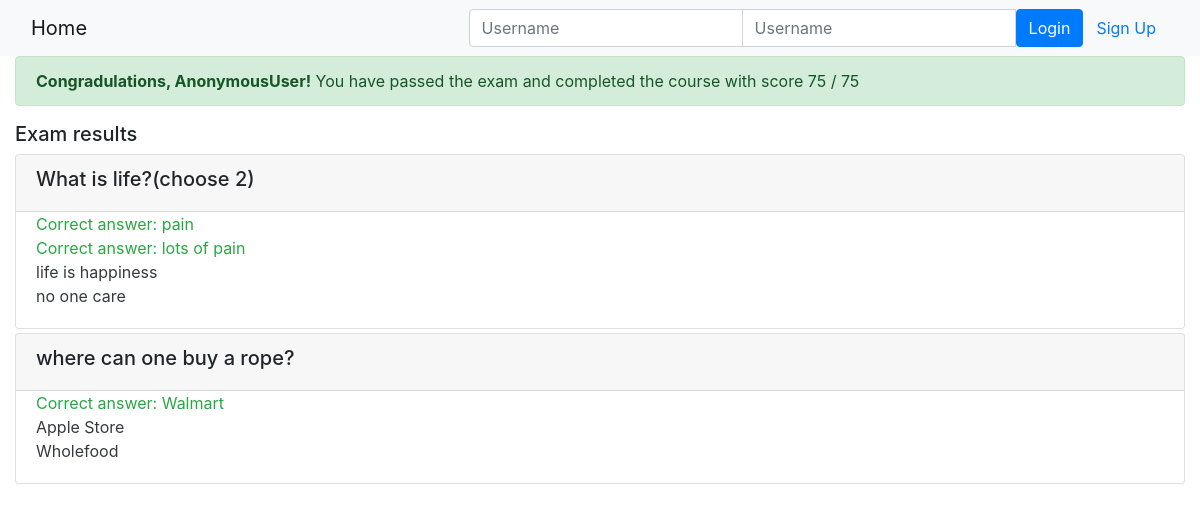
Page /onlinecourse/course/1/submission/1/result/ on the committed database.
### onlinecourse/models.py (models this page shows, shortened)
class Question(models.Model):
    course = models.ForeignKey(Course,on_delete = models.CASCADE)
    question_text = models.TextField()
    grade = models.IntegerField()

class Choice(models.Model):
    question_id = models.ForeignKey(Question, on_delete=models.CASCADE)
    choice_text = models.TextField()
    is_correct = models.BooleanField(default = False)

### onlinecourse/views.py (the view)
# urls.py: path('course/<int:course_id>/submission/<int:submission_id>/result/', views.show_exam_result, name='show_exam_result'),
def show_exam_result(request, course_id, submission_id):
    course = get_object_or_404(Course, pk = course_id)
    submission = get_object_or_404(Submission,pk = submission_id)
    questions = course.question_set.all()
    score = 0
    for question in questions:
        score += question.grade
    selected_ids = []
    for choice in submission.choices.all():
        selected_ids.append(choice.id)
        if(not choice.is_correct):
            score -= 25
    context = {
        'course': course,
        'selected_ids': selected_ids,
        'score': score,
    }
    return render(request,'onlinecourse/exam_result_bootstrap.html', context)

### onlinecourse/templates/onlinecourse/exam_result_bootstrap.html (shortened to what this page needs)
<!DOCTYPE html>
<html lang="en">
<head>
    {% load static %}
    <link rel="stylesheet" href="https://maxcdn.bootstrapcdn.com/bootstrap/4.5.2/css/bootstrap.min.css">
</head>
<body>
 <nav class="navbar navbar-light bg-light">
    <div class="container-fluid">
        <div class="navbar-header">
              <a class="navbar-brand" href="{% url 'onlinecourse:index' %}">Home</a>
        </div>
        <ul class="nav navbar-nav navbar-right">
            {% if user.is_authenticated %}
            <li>
                <a class="btn btn-link" href="#">{{ user.first_name }}({{ user.username }})</a>
                <a class="btn btn-link" href="{% url 'onlinecourse:logout' %}">Logout</a>
            </li>
            {% else %}
            <li>
                <form class="form-inline" action="{% url 'onlinecourse:login' %}" method="post">
                    <div class="input-group">
                        <input type="text" class="form-control" placeholder="Username" name="username" >
                        <input type="password" class="form-control" placeholder="Username" name="psw" >
                        <button class="btn btn-primary" type="submit">Login</button>
                        <a class="btn btn-link" href="{% url 'onlinecourse:registration' %}">Sign Up</a>
                    </div>
                </form>
            </li>
            {% endif %}
        </ul>
    </div>
</nav>
<div class="container-fluid">
    {% if grade < 75 is not True %}
    <div class="alert alert-success">
       <strong> Congradulations, {{ user }}!</strong> You have passed the exam and completed the course with score
       {{ score }} /  75
    </div>
    {% else %}
    <div class="alert alert-danger">
        <strong>Failed</strong> Sorry, {{ user }}! You have failed exam with score {{ score }} / 100
    </div>
    <a class="btn btn-link text-danger" href="{% url 'onlinecourse:course_details' course.id %}">Re-test</a>
    {% endif %}
    <div class="card-columns-vertical mt-1">
    <h5 class="">Exam results</h5>
        {% for question in course.question_set.all %}
        <div class="card mt-1">
            <div class="card-header"><h5>{{ question.question_text}}</h5></div>
            <div class="card-body mt-0 pt-0">
            {% for choice in question.choice_set.all %}
                {% if choice.is_correct %}
                    {% if choice.id in selected_ids %}
                    <span class="card-text text-success">Correct answer: {{ choice.choice_text }}<span><br>
                    {% else %}
                    <span class="card-text text-warning">Not selected: {{ choice.choice_text }}</span><br>
                    {% endif %}
                {% else %}
                    {% if choice.id in selected_ids %}
                    <span class="card-text text-danger">Wrong answer: {{ choice.choice_text }}<span><br>
                    {% else %}
                    <span class="card-text text-dark">{{ choice.choice_text }}</span><br>
                    {% endif %}
                {% endif %}
            {% endfor %}
            </div>
        </div>
        {% endfor %}
    </div>
</div>
</body>
</html>

### rows in the picture
Question: question_text "What is life?(choose 2)"
Choice: choice_text "pain"
Choice: choice_text "lots of pain"
Choice: choice_text "life is happiness"
Choice: choice_text "no one care"
Question: question_text "where can one buy a rope?"
Choice: choice_text "Walmart"
Choice: choice_text "Apple Store"
Choice: choice_text "Wholefood"

### other values in the picture
{{ user }} "AnonymousUser"
{{ score }} "75"
